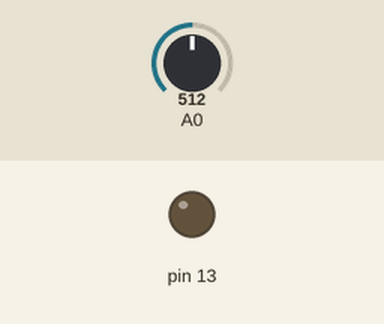
The sketch below on a simulated Arduino Uno, built with avr-gcc and run on an emulated ATmega328P. On the bench: output pins drawn as LEDs (lit = HIGH). The test bench sets the inputs (shaded band); at power-on: A0 = 512. What the sketch prints to the serial monitor is not drawn.

Above: at 1.2 s.
1.3 s: A0 set to 992
2.8 s: A0 set to 1015
At 3.3 s:
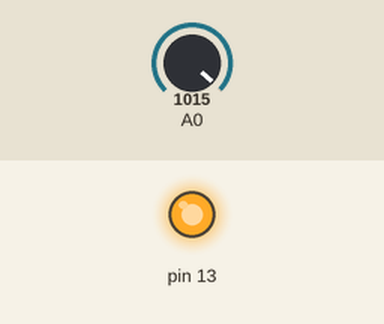
Timing chart, 0 to 5.8 s (numbered marks = the images above; inputs shaded):
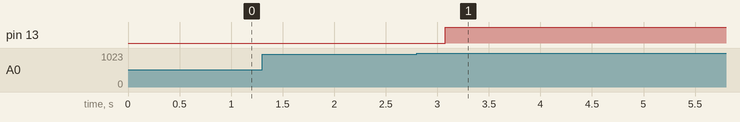

The sketch:

MIC_read.ino
```cpp
long t;
int mt;
int mut;

void setup() {
  Serial.begin(115200);
  t = micros();
  // Milliseconds to delay
  mt = 0;
  // Microseconds to delay
  mut = 500;
  // It doesn't like taking less than 500 microseconds per
  // cycle - i.e. 2kHz. Possibly this could be increased
  // with more efficient serial (or other) communication.
  // Set up an LED to say if we're taking too long.
  pinMode(13, OUTPUT);
  digitalWrite(13,LOW);
}

void loop() {
  Serial.println(analogRead(A0));
  // Book our next reading
  t += (1000L * mt) + mut;
  // Wait some number of milliseconds, as delayMicroseconds
  // doesn't like long waits
  if(mt > 1) delay(mt-1);
  if(micros() > t) {
    // Use the pin 13 LED for emergencies
    digitalWrite(13, HIGH);
    t = micros() + mut;
  }
  // OK, now we've delayed enough milliseconds, delaying to
  // the correct microsecond should work
  delayMicroseconds(t - micros());
}
```

Measured:
- the behaviour switches between 999 and 1000 on A0 (found by bisection; images 0 and 1)
- after the input at 2.8 s, pin 13: LOW → HIGH after 0.28 s
